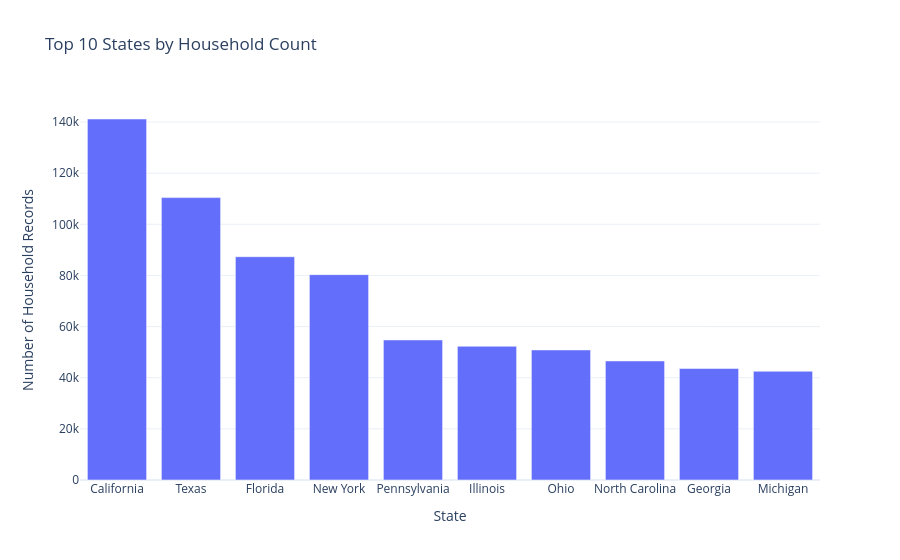

The cell this chart's notebook holds for it:
### Markdown cell above
## Plot 2: Top States by Household Count

This plot shows the top 10 states with the largest number of household records in the household table. The variable `STATE_NAME` identifies the state for each household record.

This plot provides a state-level baseline for the second research question, which asks whether gender-based employment disparities vary between red and blue states. Before comparing employment disparities by political state category, it is useful to understand which states contribute the largest number of household observations.

### Code cell
top_states = household["STATE_NAME"].value_counts().head(10)

top_states_df = top_states.reset_index()
top_states_df.columns = ["State", "Count"]

fig = px.bar(
    top_states_df,
    x="State",
    y="Count",
    title="Top 10 States by Household Count",
    template="plotly_white"
)

fig.update_layout(
    xaxis_title="State",
    yaxis_title="Number of Household Records"
)

fig.show()

### Figure 1 — Plotly figure (JSON) as saved in the notebook; plotly's stock layout.template omitted (floating-point values rounded to 4 significant figures)
{"data": [{"hovertemplate": "State=%{x}<br>Count=%{y}<extra></extra>", "legendgroup": "", "marker": {"color": "#636efa", "pattern": {"shape": ""}}, "name": "", "orientation": "v", "showlegend": false, "textposition": "auto", "type": "bar", "x": ["California", "Texas", "Florida", "New York", "Pennsylvania", "Illinois", "Ohio", "North Carolina", "Georgia", "Michigan"], "xaxis": "x", "y": [141188, 110438, 87320, 80322, 54778, 52303, 50870, 46558, 43600, 42533], "yaxis": "y"}], "layout": {"barmode": "relative", "legend": {"tracegroupgap": 0}, "title": {"text": "Top 10 States by Household Count"}, "xaxis": {"anchor": "y", "domain": [0, 1], "title": {"text": "State"}}, "yaxis": {"anchor": "x", "domain": [0, 1], "title": {"text": "Number of Household Records"}}}}
